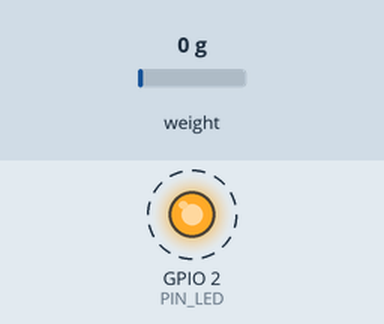
Simulated run of this sketch. Board: ESP32. Parts: output pins drawn as LEDs (lit = HIGH). Wiring (inferred from the names in the program): HX711 load-cell converter: data GPIO 21; SCK GPIO 5. Dashed ring = blinking. Inputs (shaded band) come from the test bench; at power-on: weight on the scale 0 g. EEPROM starts erased; the modem accepts every AT command (registered, SIM ready, sends succeed) and sends nothing else; pins used as bus, display or sensor lines are not drawn; what the sketch prints to the serial monitor is not drawn.

Above: at 0.7 s.
Timing chart, 0 to 3.3 s (numbered marks = the images above):
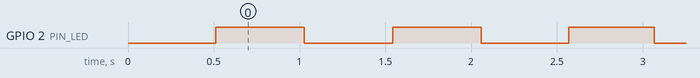

The sketch:

pgear_coproc_ads1256.ino
```cpp
// ============================================================================
// pgear_coproc_ads1256.ino  —  P.GEAR v8 torque-sensor co-processor  [Phase 3]
// ----------------------------------------------------------------------------
// One ESP32 + one ADS1256 (24-bit SPI ADC, PGA up to 64) channel-muxed over 4
// FUTEK load-cell bridges, replacing the old 4xHX711 coproc. Outputs CALIBRATED
// NEWTONS per cell; the main board does moment-arm -> torque. Framed UART up to
// the main ESP32-S3 (UART2 / GPIO43/44 on the main side).
//
// Wire contract: structs MUST stay byte-identical to pgear_main/protocol.h
// (static_assert guards below).
//   UP   : SensorPacketV2 (0xAA55, paced ~200 Hz) + CalStatePacket (0xAA77)
//   DOWN : DownstreamPacket (0xBB66: estop/fault + tareSeq) + CalAdjust (0xBB55)
//
// Assumes a CLASSIC ESP32 coproc board (VSPI). On an ESP32-S3 coproc, avoid
// GPIO19/20 (native USB) and re-map the SPI pins below.
// ============================================================================
#include <Arduino.h>
#include <SPI.h>
#include <Preferences.h>

#define PG_NJOINTS 4
#define UART_BAUD  460800

// ---- coproc pinout (classic ESP32) -----------------------------------------
#define PIN_UART_TX   17   // -> main UART2 RX (GPIO44)
#define PIN_UART_RX   16   // <- main UART2 TX (GPIO43)
// ADS1256 lines on ONE board-edge row (single connector). Module = LC Tech
// ADS1256 v1.1: PDWN is present -> tie it to 3.3V on the module (run mode), no
// ESP GPIO; RESET is not broken out -> reset over SPI (0xFE) at init. So the
// ESP connector = SCLK, DIN, DOUT, CS, DRDY + 3V3 + GND.
#define PIN_ADS_SCLK  18
#define PIN_ADS_MOSI  23   // DIN
#define PIN_ADS_MISO  19   // DOUT
#define PIN_ADS_CS     5
#define PIN_ADS_DRDY  21   // input (active low)   — moved from 25
#define PIN_LED        2   // onboard heartbeat/status LED

// ---- ADS1256 commands / registers ------------------------------------------
#define ADS_CMD_WAKEUP  0x00
#define ADS_CMD_RDATA   0x01
#define ADS_CMD_SDATAC  0x0F
#define ADS_CMD_RREG    0x10
#define ADS_CMD_WREG    0x50
#define ADS_CMD_SELFCAL 0xF0
#define ADS_CMD_SYNC    0xFC
#define ADS_CMD_RESET   0xFE
#define ADS_REG_STATUS  0x00
#define ADS_REG_MUX     0x01
#define ADS_REG_ADCON   0x02
#define ADS_REG_DRATE   0x03
// PGA gain code (ADCON low 3 bits): 6 = x64 (load-cell bridges)
#define ADS_PGA_CODE    0x06
#define ADS_DRATE_1000  0xA1   // 1000 SPS
// AINCOM-less differential mux per cell: (AINP<<4)|AINN
static const uint8_t MUX_CH[PG_NJOINTS] = { 0x01, 0x23, 0x45, 0x67 };

// ADS1256 SPI: mode 1 (CPOL=0, CPHA=1), ~1.7 MHz (<= fCLKIN/4)
static SPISettings ADS_SPI(1700000, MSBFIRST, SPI_MODE1);

// ---- calibration / tare (per cell) -----------------------------------------
// cal = counts per Newton. force_N = (raw - tare) / cal. PLACEHOLDER defaults —
// calibrate with the pgear_tools/coproc tools (hang a known load).
#define DEFAULT_CAL  100000.0f
static float    g_cal[PG_NJOINTS]  = { DEFAULT_CAL, DEFAULT_CAL, DEFAULT_CAL, DEFAULT_CAL };
static int32_t  g_tare[PG_NJOINTS] = { 0, 0, 0, 0 };
static int32_t  g_raw[PG_NJOINTS]  = { 0, 0, 0, 0 };
static Preferences g_nvs;

// ---- packet structs (sync with pgear_main/protocol.h) ----------------------
struct __attribute__((packed)) SensorPacketV2 {
  uint8_t start0, start1, seq, flags;
  float   forceN[PG_NJOINTS];
  uint16_t rateHz, crc;
};
static_assert(sizeof(SensorPacketV2) == 24, "SensorPacketV2 size");

struct __attribute__((packed)) CalStatePacket {
  uint8_t start0, start1, reserved, reasonCode;
  float   cal[PG_NJOINTS];
  uint16_t crc;
};
static_assert(sizeof(CalStatePacket) == 22, "CalStatePacket size");

struct __attribute__((packed)) DownstreamPacket {
  uint8_t start0, start1, flags, reserved;
  uint16_t tareSeq, crc;
};
static_assert(sizeof(DownstreamPacket) == 8, "DownstreamPacket size");

struct __attribute__((packed)) CalAdjustPacket {
  uint8_t start0, start1, joint, reserved;
  float   ratio;
  uint16_t seq, crc;
};
static_assert(sizeof(CalAdjustPacket) == 12, "CalAdjustPacket size");

#define SENSOR_FLAG_HEARTBEAT (1 << 7)
#define DS_FLAG_ESTOP         (1 << 7)

static uint16_t crc16_ccitt(const uint8_t* d, size_t n) {
  uint16_t crc = 0xFFFF;
  for (size_t i = 0; i < n; i++) {
    crc ^= (uint16_t)d[i] << 8;
    for (int b = 0; b < 8; b++)
      crc = (crc & 0x8000) ? (uint16_t)((crc << 1) ^ 0x1021) : (uint16_t)(crc << 1);
  }
  return crc;
}

// ---- ADS1256 low level -----------------------------------------------------
static inline void ads_cs(bool on) { digitalWrite(PIN_ADS_CS, on ? LOW : HIGH); }

static bool ads_wait_drdy(uint32_t timeout_us = 5000) {
  uint32_t t0 = micros();
  while (digitalRead(PIN_ADS_DRDY) == HIGH)
    if (micros() - t0 > timeout_us) return false;
  return true;
}

static void ads_wreg(uint8_t reg, uint8_t val) {
  SPI.transfer(ADS_CMD_WREG | reg);
  SPI.transfer(0x00);          // write 1 register (count-1)
  SPI.transfer(val);
}

static int32_t ads_read_channel(uint8_t mux) {
  SPI.beginTransaction(ADS_SPI);
  ads_cs(true);
  ads_wreg(ADS_REG_MUX, mux);
  SPI.transfer(ADS_CMD_SYNC);
  SPI.transfer(ADS_CMD_WAKEUP);
  bool ok = ads_wait_drdy();
  SPI.transfer(ADS_CMD_RDATA);
  delayMicroseconds(7);        // t6: >= 50 * tCLKIN
  uint8_t b2 = SPI.transfer(0xFF);
  uint8_t b1 = SPI.transfer(0xFF);
  uint8_t b0 = SPI.transfer(0xFF);
  ads_cs(false);
  SPI.endTransaction();
  if (!ok) return 0x7FFFFFFF;  // sentinel: not ready
  int32_t v = ((int32_t)b2 << 16) | ((int32_t)b1 << 8) | b0;
  if (v & 0x800000) v |= 0xFF000000;   // sign-extend 24->32
  return v;
}

static void ads_init() {
  pinMode(PIN_ADS_CS, OUTPUT);   ads_cs(false);
  pinMode(PIN_ADS_DRDY, INPUT);
  delay(50);                            // allow the chip's power-on reset

  SPI.begin(PIN_ADS_SCLK, PIN_ADS_MISO, PIN_ADS_MOSI, PIN_ADS_CS);

  // Software reset over SPI (no hardware RESET pin on this module).
  SPI.beginTransaction(ADS_SPI);
  ads_cs(true);
  SPI.transfer(ADS_CMD_RESET);          // 0xFE
  ads_cs(false);
  SPI.endTransaction();
  delay(50);                            // reset completes; DRDY then toggles

  SPI.beginTransaction(ADS_SPI);
  ads_cs(true);
  SPI.transfer(ADS_CMD_SDATAC);
  ads_wreg(ADS_REG_STATUS, 0x06);       // MSB first, auto-cal on, buffer on
  ads_wreg(ADS_REG_ADCON, ADS_PGA_CODE);// clkout off, PGA x64
  ads_wreg(ADS_REG_DRATE, ADS_DRATE_1000);
  SPI.transfer(ADS_CMD_SELFCAL);
  ads_cs(false);
  SPI.endTransaction();
  delay(10);
}

// ---- tare / cal persistence ------------------------------------------------
static void do_tare_all(int n = 16) {
  for (int i = 0; i < PG_NJOINTS; i++) {
    int64_t acc = 0; int got = 0;
    for (int k = 0; k < n; k++) {
      int32_t v = ads_read_channel(MUX_CH[i]);
      if (v != 0x7FFFFFFF) { acc += v; got++; }
    }
    if (got) g_tare[i] = (int32_t)(acc / got);
  }
  Serial.println("[coproc] tare done");
}

static void cal_load() {
  g_nvs.begin("pgearcal", true);
  for (int i = 0; i < PG_NJOINTS; i++) {
    char key[8]; snprintf(key, sizeof(key), "cal%d", i);
    g_cal[i] = g_nvs.getFloat(key, DEFAULT_CAL);
  }
  g_nvs.end();
}
static void cal_save_one(int i) {
  g_nvs.begin("pgearcal", false);
  char key[8]; snprintf(key, sizeof(key), "cal%d", i);
  g_nvs.putFloat(key, g_cal[i]);
  g_nvs.end();
}

// ---- UART up ---------------------------------------------------------------
static uint8_t  g_seq = 0;
static uint16_t g_dsTareSeq = 0; bool g_dsTareInit = false;
static uint8_t  g_dsFlags = 0;
static uint16_t g_calAdjSeq = 0; bool g_calAdjInit = false;

static void send_sensor() {
  SensorPacketV2 p;
  p.start0 = 0xAA; p.start1 = 0x55; p.seq = g_seq++;
  static bool hb = false; hb = !hb;
  p.flags = hb ? SENSOR_FLAG_HEARTBEAT : 0;
  for (int i = 0; i < PG_NJOINTS; i++) {
    float n = (float)(g_raw[i] - g_tare[i]) / g_cal[i];
    p.forceN[i] = n;
    if (g_raw[i] == 0x7FFFFFFF) p.flags |= (1 << i);   // channel invalid
  }
  p.rateHz = 1000;
  p.crc = crc16_ccitt((uint8_t*)&p, sizeof(p) - 2);
  Serial1.write((uint8_t*)&p, sizeof(p));
}

static void send_calstate(uint8_t reason) {
  CalStatePacket p;
  p.start0 = 0xAA; p.start1 = 0x77; p.reserved = 0; p.reasonCode = reason;
  for (int i = 0; i < PG_NJOINTS; i++) p.cal[i] = g_cal[i];
  p.crc = crc16_ccitt((uint8_t*)&p, sizeof(p) - 2);
  Serial1.write((uint8_t*)&p, sizeof(p));
}

// ---- UART down parser (dispatch on start1) ---------------------------------
static uint8_t g_rx[16]; static size_t g_rxLen = 0; static int g_rxWant = 0;

static void handle_downstream() {
  DownstreamPacket* p = (DownstreamPacket*)g_rx;
  if (crc16_ccitt(g_rx, sizeof(DownstreamPacket) - 2) != p->crc) return;
  g_dsFlags = p->flags;
  if (!g_dsTareInit) { g_dsTareSeq = p->tareSeq; g_dsTareInit = true; }
  else if (p->tareSeq != g_dsTareSeq) { g_dsTareSeq = p->tareSeq; do_tare_all(); }
}
static void handle_caladjust() {
  CalAdjustPacket* p = (CalAdjustPacket*)g_rx;
  if (crc16_ccitt(g_rx, sizeof(CalAdjustPacket) - 2) != p->crc) return;
  if (!g_calAdjInit) { g_calAdjSeq = p->seq; g_calAdjInit = true; }
  else if (p->seq == g_calAdjSeq) return;            // dedup
  g_calAdjSeq = p->seq;
  if (p->joint >= PG_NJOINTS) return;
  float r = p->ratio;
  if (fabsf(r) < 0.01f || fabsf(r) > 100.0f) return; // reject out of range
  g_cal[p->joint] *= r;
  cal_save_one(p->joint);
  send_calstate(2);                                  // reason: after-adjust
}

static void poll_downstream() {
  while (Serial1.available()) {
    uint8_t b = Serial1.read();
    if (g_rxWant == 0) {                 // hunting for start pair
      g_rx[0] = g_rx[1]; g_rx[1] = b; g_rxLen = 2;
      if (g_rx[0] == 0xBB && g_rx[1] == 0x66) g_rxWant = sizeof(DownstreamPacket);
      else if (g_rx[0] == 0xBB && g_rx[1] == 0x55) g_rxWant = sizeof(CalAdjustPacket);
    } else {
      g_rx[g_rxLen++] = b;
      if ((int)g_rxLen >= g_rxWant) {
        if (g_rx[1] == 0x66) handle_downstream();
        else                 handle_caladjust();
        g_rxWant = 0; g_rxLen = 0;
      }
    }
  }
}

void setup() {
  Serial.begin(115200);
  pinMode(PIN_LED, OUTPUT);
  Serial.println("\n[pgear_coproc_ads1256] boot");
  Serial1.begin(UART_BAUD, SERIAL_8N1, PIN_UART_RX, PIN_UART_TX);
  cal_load();
  ads_init();
  do_tare_all();
  send_calstate(1);                       // reason: boot
  Serial.println("[coproc] running");
}

void loop() {
  static uint32_t nextTx = 0, lastCalState = 0, lastBlink = 0;
  uint32_t now = millis();

  // round-robin read all 4 cells
  for (int i = 0; i < PG_NJOINTS; i++) g_raw[i] = ads_read_channel(MUX_CH[i]);

  poll_downstream();

  if (now >= nextTx) { send_sensor(); nextTx = now + 5; }       // ~200 Hz
  if (now - lastCalState >= 5000) { lastCalState = now; send_calstate(3); }
  if (now - lastBlink >= 500) { lastBlink = now; digitalWrite(PIN_LED, !digitalRead(PIN_LED)); }
}
```

Measured:
- by itself, GPIO 2 (PIN_LED): alternates HIGH for 0.51 s and LOW for 0.51 s
